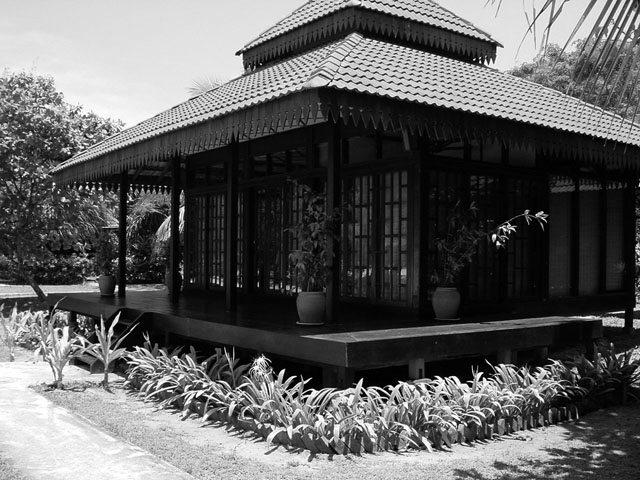
%> input picture HouseSingHouse12.bmp, 640 x 480 px
$ octave test_convert_image.m   (GNU Octave 9; MATLAB toolbox functions it lacks are replaced by stand-ins)
%> lines starting %> are read from the running program, lines starting %| are printed output that depends on the picture
% script to manipulate image.

%imread to read, imshow to show
H = imread('HouseSingHouse12.bmp');
%> H is the input picture: size 480x640 uint8; min 0, max 255, mean 96.2
F = imread('Bfemale27.jpg');
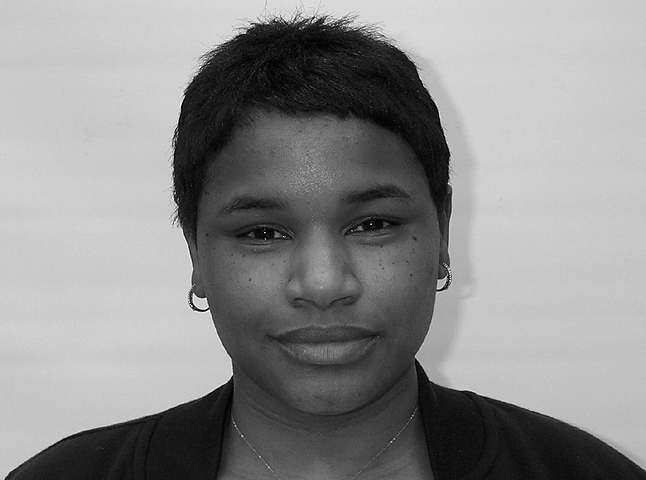
%> input picture Bfemale27.jpg, 646 x 480 px
%> F is the input picture: size 480x646x3 uint8; min 0, max 255, mean 140.6

%convert to grayscale
I = rgb2gray(F);

%rescale image
I(:,641:end)=[];
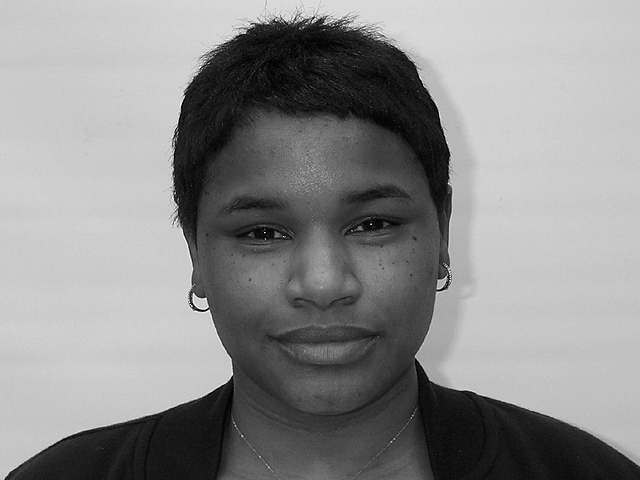
%> I: size 480x640 uint8; min 0, max 255, mean 140.1


%convert to RGB for alpha plan
%> (the run ends here)
